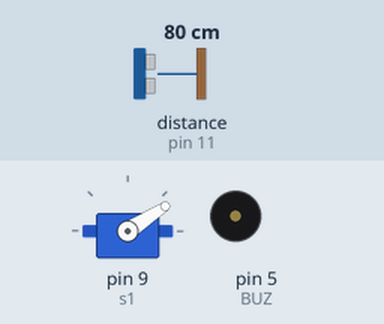
Bench run of a sketch on a simulated Arduino Leonardo, built with avr-gcc and run on an emulated ATmega32U4. Shown: servo, buzzer (waves = sounding). Wiring (inferred from the names in the program): ultrasonic range finder: trigger pin 12; echo pin 11. Inputs (shaded band) come from the test bench; at power-on: distance to the obstacle (sensor on pin 11) 80 cm. The echo pulse lasts 58.3 µs per cm.

Above: at 1.2 s.
1.3 s: distance to the obstacle (sensor on pin 11) set to 34 cm
At 1.73 s:
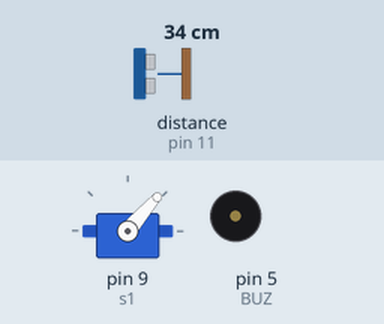
4.3 s: distance to the obstacle (sensor on pin 11) set to 26 cm
At 4.68 s:
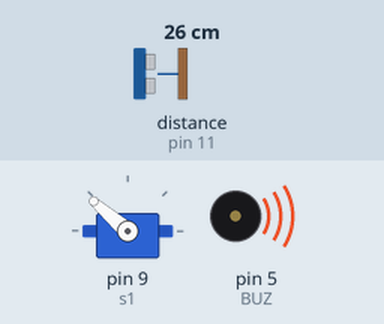
7.3 s: distance to the obstacle (sensor on pin 11) set to 250 cm
10.3 s: distance to the obstacle (sensor on pin 11) set to 2 cm
At 10.74 s:
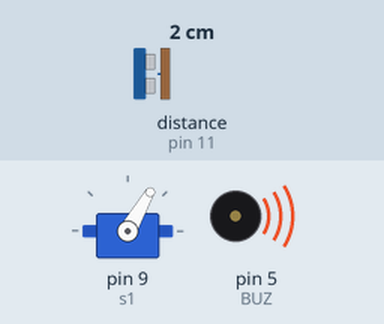
16.3 s: distance to the obstacle (sensor on pin 11) set to 35 cm
Timing chart, 0 to 20.3 s (numbered marks = the images above; inputs shaded):
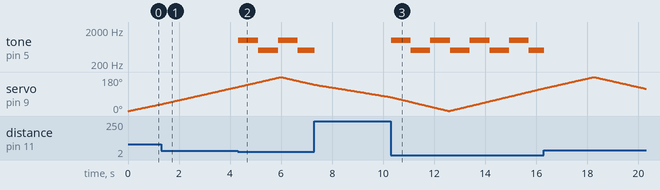

Measured:
- the behaviour switches between 31 and 30 cm on distance to the obstacle (sensor on pin 11) (found by bisection; images 1 and 2)
- after the input at 4.3 s, tone on pin 5 (BUZ): alternates 1000 Hz for 0.78 s and 500 Hz for 0.78 s, starting at once
- after the input at 10.3 s, tone on pin 5 (BUZ): alternates 1000 Hz for 0.77 s and 500 Hz for 0.77 s, starting at once

The sketch:

Sonar_Car.ino
```cpp
#include <Servo.h>
#define BUZ 5

unsigned long previousMillis = 0;
const long interval = 750; // Interval of 1 second
bool isFirstAction = true;   // Flag to track which action to perform

const int trigPin=12;
const int echoPin=11;
long  duration;
int distance;
Servo s1;
int almDis= 30;

void setup() {
  Serial1.begin(9600);
  pinMode(trigPin,OUTPUT);
  pinMode(echoPin,INPUT);
  s1.attach(9);
  pinMode(BUZ, OUTPUT);
}

void  loop(){
    for(int i=0;i<180;i=i+1){
        s1.write(i);
        delay(30);
        distance = calDist();
        Serial1.print(i);
        Serial1.print(",");
        Serial1.print(distance);
        Serial1.print(".");
        if (distance < almDis){
          alarm();
        } else {
          noTone(BUZ);
        }

     }
    for(int i=180;i>0;i=i-1){
        s1.write(i);
        delay(30);
        distance = calDist();
        Serial1.print(i);
        Serial1.print(",");
        Serial1.print(distance);
        Serial1.print(".");
        if (distance < almDis){
          alarm();
        } else {
          noTone(BUZ);
        }

    }
}

    int calDist(){
       digitalWrite(trigPin, LOW);
       delayMicroseconds(2);
       digitalWrite(trigPin, HIGH);
       delayMicroseconds(10);
       digitalWrite(trigPin,  LOW);
       duration = pulseIn(echoPin, HIGH, 30000); // 30ms timeout
       distance= duration*0.034/2;
       return distance;
}
```

Movement.ino
```cpp
void alarm(){
unsigned long currentMillis = millis();
 if (currentMillis - previousMillis >= interval) {
    previousMillis = currentMillis;
    if (isFirstAction) {
      tone(BUZ, 1000);
    } else {
      tone(BUZ, 500);
    }
    isFirstAction = !isFirstAction;
 }
}
```
